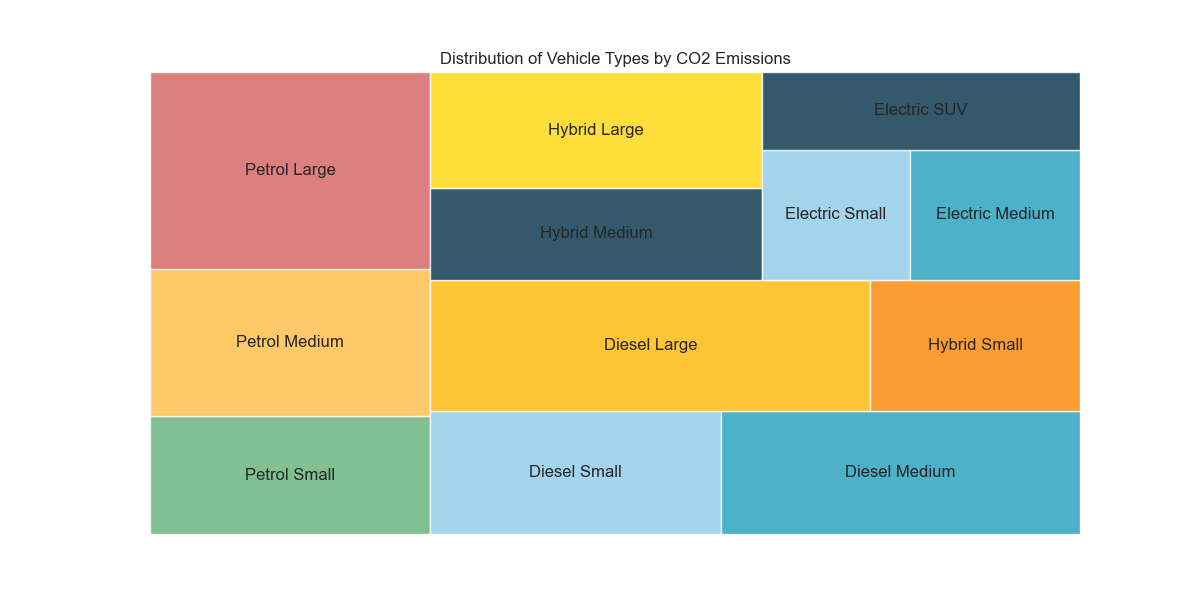

Write the Python code that produced this figure.

import seaborn as sns
import matplotlib.pyplot as plt
import pandas as pd
import squarify  # You may need to install this package if you haven't already

# Insert the table data here
data = {
    'Type': ['Petrol Small', 'Petrol Medium', 'Petrol Large', 'Diesel Small',
             'Diesel Medium', 'Diesel Large', 'Hybrid Small', 'Hybrid Medium',
             'Hybrid Large', 'Electric Small', 'Electric Medium', 'Electric SUV'],
    'Emissions': [120, 150, 200, 130, 160, 210, 100, 110, 140, 70, 80, 90]
}

# Create a DataFrame
df = pd.DataFrame(data)

# Plot
plt.figure(figsize=(12, 6))
colors = ["#63b179", "#ffbb42", "#d35f5f", "#8ecae6", "#219ebc", "#ffb703", "#fb8500", "#023047", "#ffd60a", "#8ecae6", "#219ebc", "#023047"]
squarify.plot(sizes=df['Emissions'], label=df['Type'], alpha=0.8, color=colors)
plt.title('Distribution of Vehicle Types by CO2 Emissions')
plt.axis('off')
plt.show()
